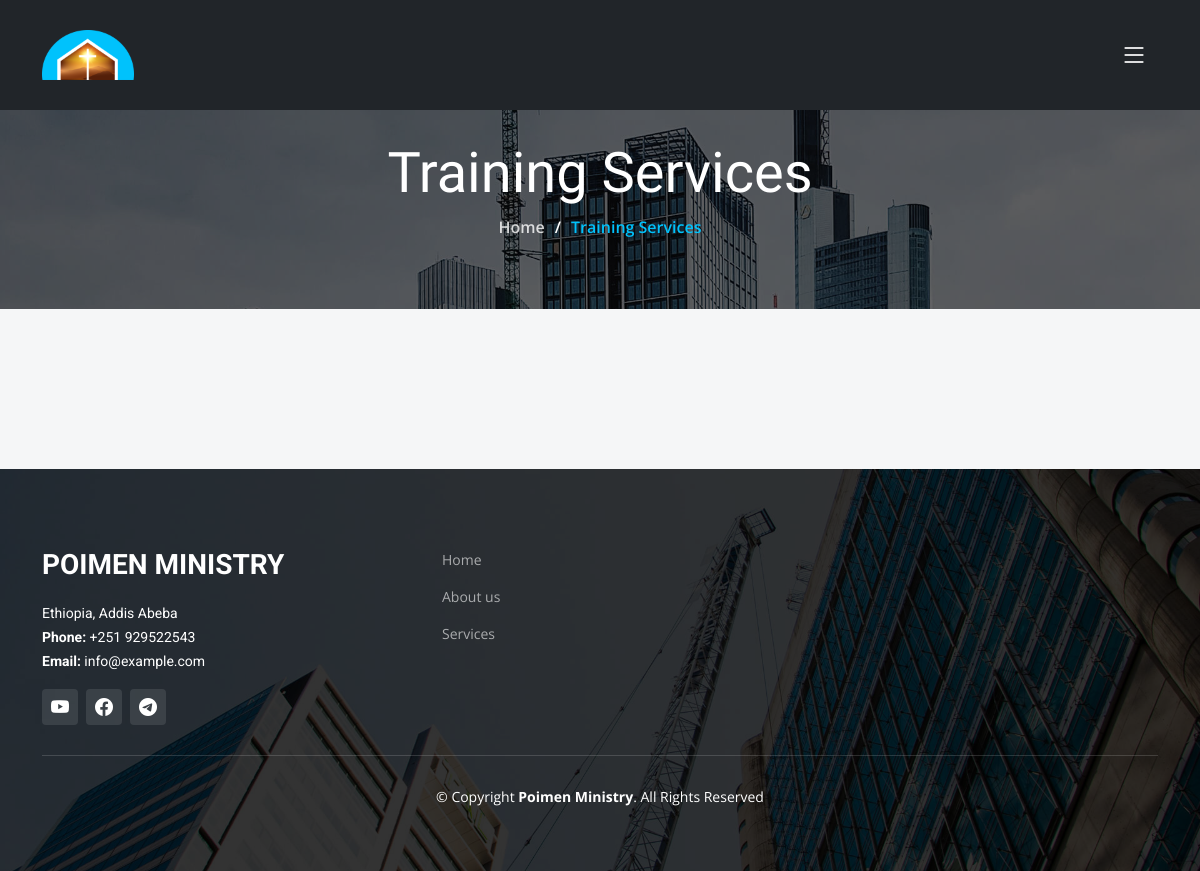
/services/, run on an earlier commit of the app's database.
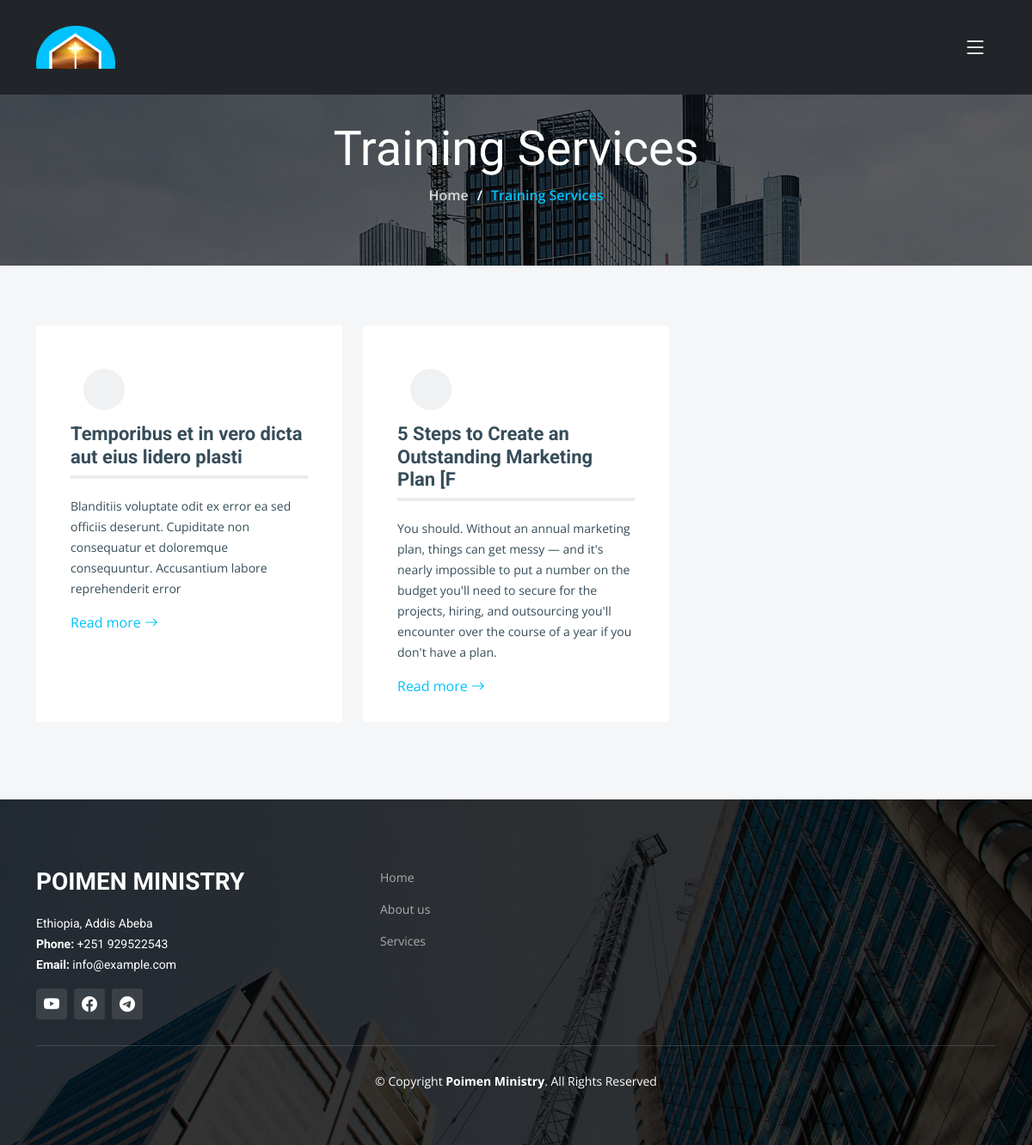
And on a later commit of the database.
### company/models.py (models this page shows, shortened)
class Service(models.Model):
    icon = IconField()
    image = models.ImageField(upload_to='company/service/')
    title = models.CharField(max_length=50)
    short_description = models.CharField(max_length=300)
    content = FroalaField()

### company/views.py (the view)
# urls.py: path('services/', views.service, name='service'),
def service(request):
    services = models.Service.objects.all()
    context = {
        'services' : services
    }
    return render(request, 'company/services.html', context)

### company/templates/company/services.html (shortened to what this page needs)
{% load static %}
{% load fontawesome_5 %}
<!DOCTYPE html>
<html lang="en">
<head>
  {% fontawesome_5_static %}
{% include 'company/include/head.html'%}
</head>
<body>
   {% include 'company/include/navbar.html'%}
  <main id="main">
    <div class="breadcrumbs d-flex align-items-center" style="background-image: url('{% static 'assets/img/breadcrumbs-bg.jpg' %}');">
      <div class="container position-relative d-flex flex-column align-items-center" data-aos="fade">
        <h2>Training Services</h2>
        <ol>
          <li><a href="{% url 'index' %}">Home</a></li>
          <li>Training Services</li>
        </ol>
      </div>
    </div>
    <section id="services" class="services section-bg">
      <div class="container" data-aos="fade-up">
        <div class="row gy-4">
          {% for service in  services %}
          <div class="col-lg-4 col-md-6" data-aos="fade-up" data-aos-delay="100">
            <div class="service-item  position-relative">
              <div class="icon">
              </div>
              <h3>{{service.title}}</h3>
              <p>{{service.short_description}}</p>
              <a href="{% url 'service_detail' %}" class="readmore stretched-link">Read more <i class="bi bi-arrow-right"></i></a>
            </div>
          </div>
           {% endfor %}
        </div>
      </div>
    </section>
  </main>
{% include 'company/include/footer.html' %}
</body>
</html>

What changed in the data, as far as the page shows it:
added Service: title "Temporibus et in vero dicta aut eius lidero plasti", short_description "Blanditiis voluptate odit ex error ea sed officiis deserunt. Cupiditate non consequatur et doloremque consequuntur. Accusantium labore reprehenderit error"
added Service: title "5 Steps to Create an Outstanding Marketing Plan [F", short_description "You should. Without an annual marketing plan, things can get messy — and it's nearly impossible to put a number on the budget you'll need to secure for the projects, hiring, and outsourcing you'll encounter over the course of a year if you don't have a plan."
